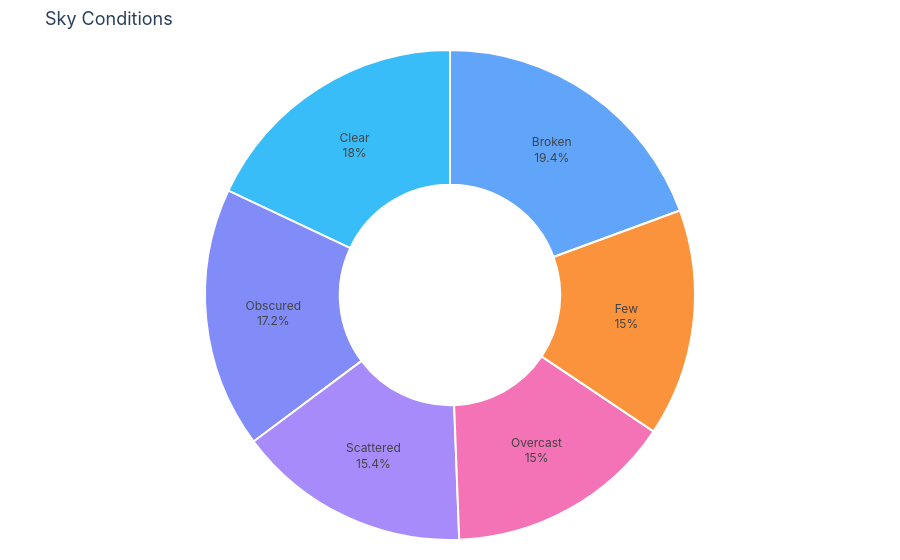

This figure's notebook cell:
### Markdown cell above
## 4. Sky Condition Distribution

The GLOBE Clouds protocol asks observers to categorise overall sky
conditions. Understanding this distribution helps contextualise
satellite-comparison studies — e.g., Dodson et al. (2022) found that
cloud-cover magnitudes between GLOBE participants and matched satellites
agree within 10%.

### Code cell
dist = sky_condition_distribution(df)
fig = plot_sky_conditions(dist)
fig.show()

### Figure 1 — Plotly figure (JSON) as saved in the notebook; plotly's stock layout.template omitted (floating-point values rounded to 4 significant figures)
{"data": [{"hole": 0.45, "hovertemplate": "<b>%{label}</b><br>%{value:,} observations (%{percent})<extra></extra>", "labels": ["Broken", "Clear", "Obscured", "Scattered", "Overcast", "Few"], "marker": {"colors": ["#60a5fa", "#38bdf8", "#818cf8", "#a78bfa", "#f472b6", "#fb923c", "#34d399"], "line": {"color": "#fff", "width": 2}}, "textfont": {"size": 12}, "textinfo": "label+percent", "type": "pie", "values": [97, 90, 86, 77, 75, 75]}], "layout": {"font": {"family": "Inter, -apple-system, sans-serif", "size": 13}, "margin": {"b": 20, "l": 20, "r": 20, "t": 50}, "paper_bgcolor": "rgba(0,0,0,0)", "plot_bgcolor": "rgba(0,0,0,0)", "showlegend": false, "title": {"text": "Sky Conditions"}}}
